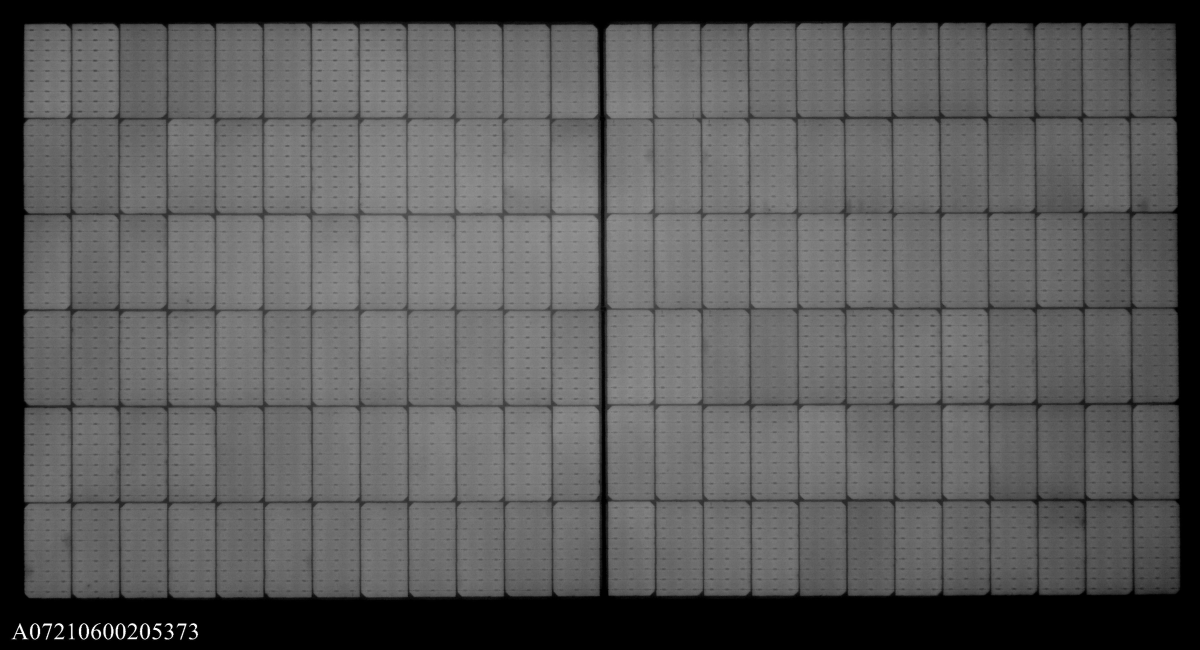
#> input picture 154.jpg, 4800 x 2600 px (shown at 1/4 size)
$ python steger_line.py
#> lines starting #> are read from the running program, lines starting #| are printed output that depends on the picture
# Steger algorithm for edge/line extraction
# Author : Munch Quentin, 2020

"""
This program is free software: you can redistribute it and/or modify
it under the terms of the GNU General Public License as published by
the Free Software Foundation, either version 3 of the License, or
(at your option) any later version.
This program is distributed in the hope that it will be useful,
but WITHOUT ANY WARRANTY; without even the implied warranty of
MERCHANTABILITY or FITNESS FOR A PARTICULAR PURPOSE.  See the
GNU General Public License for more details.
You should have received a copy of the GNU General Public License
along with this program.  If not, see <https://www.gnu.org/licenses/>.
"""

# General and computer vision lib
import numpy as np
import cv2
from matplotlib import pyplot as plt
from matplotlib import pyplot


def computeDerivative(img, sigmaX, sigmaY):
    # blurr the image
    img = cv2.GaussianBlur(img, ksize=(0,0), sigmaX=sigmaX, sigmaY=sigmaY)
    # create filter for derivative calulation
    dxFilter = np.array([[1],[0],[-1]])
    dyFilter = np.array([[1,0,-1]])
    dxxFilter = np.array([[1],[-2],[1]])
    dyyFilter = np.array([[1,-2,1]])
    dxyFilter = np.array([[1,-1],[-1,1]])
    # compute derivative
    dx = cv2.filter2D(img,-1, dxFilter)
    dy = cv2.filter2D(img,-1, dyFilter)
    dxx = cv2.filter2D(img,-1, dxxFilter)
    dyy = cv2.filter2D(img,-1, dyyFilter)
    dxy = cv2.filter2D(img,-1, dxyFilter)
    return dx, dy, dxx, dyy, dxy

def computeMagnitude(dxx, dyy):
    # convert to float
    dxx = dxx.astype(float)
    dyy = dyy.astype(float)
    # calculate magnitude and angle
    mag = cv2.magnitude(dxx, dyy)
    phase = mag*180./np.pi
    return mag, phase


def computeHessian(dx, dy, dxx, dyy, dxy):
    # create empty list
    point=[]
    direction=[]
    value=[]
    # for the all image
    for x in range(0, img.shape[1]): # column
        for y in range(0, img.shape[0]): # line
            # if superior to certain threshold
            if dxy[y,x] > 0:
                # compute local hessian
                hessian = np.zeros((2,2))
                hessian[0,0] = dxx[y,x]
                hessian[0,1] = dxy[y,x]
                hessian[1,0] = dxy[y,x]
                hessian[1,1] = dyy[y,x]
                # compute eigen vector and eigne value
                ret, eigenVal, eigenVect = cv2.eigen(hessian)
                if np.abs(eigenVal[0,0]) >= np.abs(eigenVal[1,0]):
                    nx = eigenVect[0,0]
                    ny = eigenVect[0,1]
                else:
                    nx = eigenVect[1,0]
                    ny = eigenVect[1,1]
                # calculate denominator for the taylor polynomial expension
                denom = dxx[y,x]*nx*nx + dyy[y,x]*ny*ny + 2*dxy[y,x]*nx*ny
                # verify non zero denom
                if denom != 0:
                    T = -(dx[y,x]*nx + dy[y,x]*ny)/denom
                    # update point
                    if np.abs(T*nx) <= 0.5 and np.abs(T*ny) <= 0.5:
                        point.append((x,y))
                        direction.append((nx,ny))
                        value.append(np.abs(dxy[y,x]+dxy[y,x]))
    return point, direction, value

# resize, grayscale and blurr
img = cv2.imread('./154.jpg', 0)
#> img is the input picture: shape (2600, 4800); min 0, max 255, mean 90

img = cv2.cvtColor(img, cv2.COLOR_BGR2RGB)
img = cv2.resize(img, (640,480))
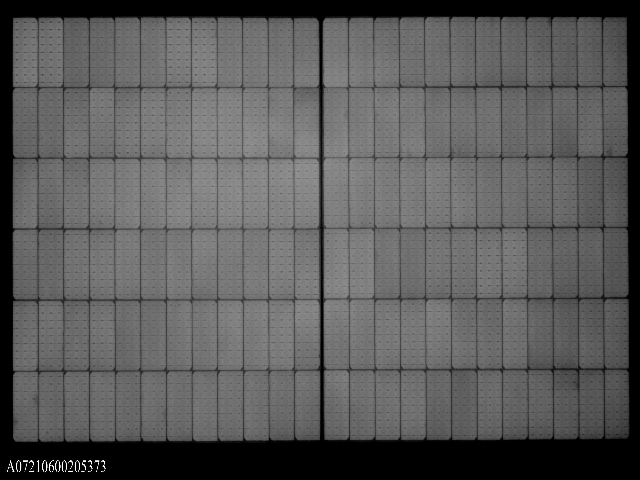
#> img: shape (480, 640, 3); min 0, max 255, mean 89.9
gray_img = cv2.cvtColor(img, cv2.COLOR_BGR2GRAY)
# compute derivative
dx, dy, dxx, dyy, dxy = computeDerivative(gray_img, 1.1, 1.1)
#> in computeDerivative, `dx = cv2.filter2D(img,-1, dxFilter)`:
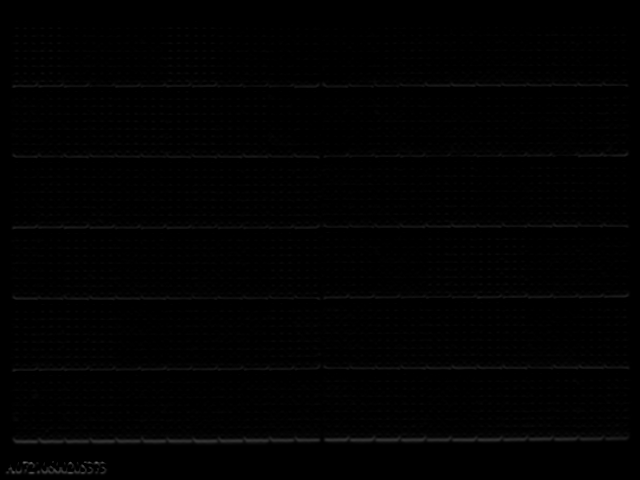
#> dx: shape (480, 640); min 0, max 101, mean 1.5
normal, phase = computeMagnitude(dxx, dyy)
#> in computeMagnitude, `dxx = dxx.astype(float)`:
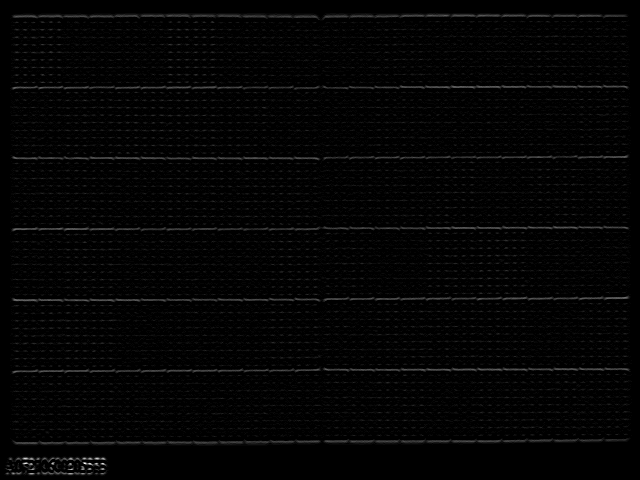
#> dxx: shape (480, 640) float64; min 0, max 41, mean 0.7; drawn with min black and max white
#> in computeMagnitude, `dyy = dyy.astype(float)`:
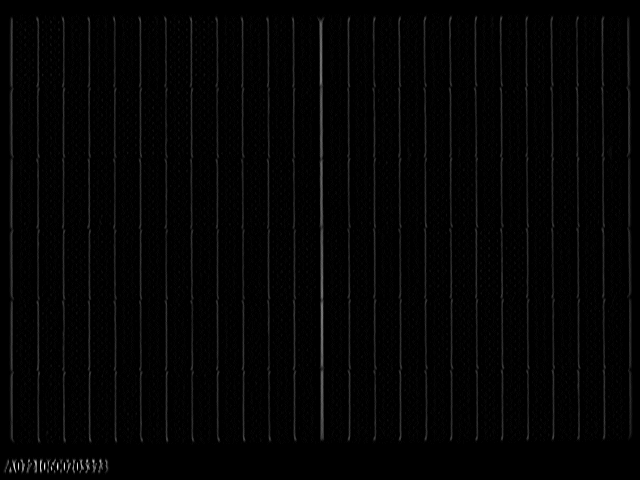
#> dyy: shape (480, 640) float64; min 0, max 63, mean 1; drawn with min black and max white
#> in computeMagnitude, `mag = cv2.magnitude(dxx, dyy)`:
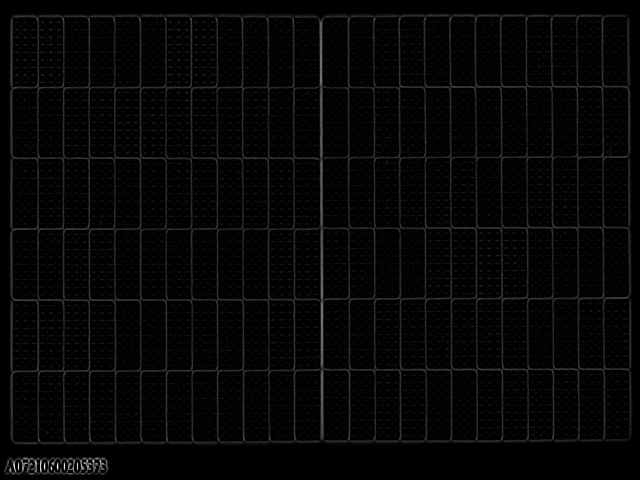
#> mag: shape (480, 640) float64; min 0, max 63.2, mean 1.6; drawn with min black and max white
pt, dir, val = computeHessian(dx, dy, dxx, dyy, dxy)
#> after the loop in computeHessian, `for x in range(0, img.shape[1]):`: direction = 44599 items
#> pt = 44599 items; dir = 44599 items; val = 44599 items

# take the first n max value
nMax = 10000
idx = np.argsort(val)
idx = idx[::-1][:nMax]
#> idx = 10000 values, max 44579 at index 6242, min 6 at index 776, mean 19596.8
# plot resulting point
for i in range(0, len(idx)):
    img = cv2.circle(img, (pt[idx[i]][0], pt[idx[i]][1]), 1, (255, 0, 0), 1)
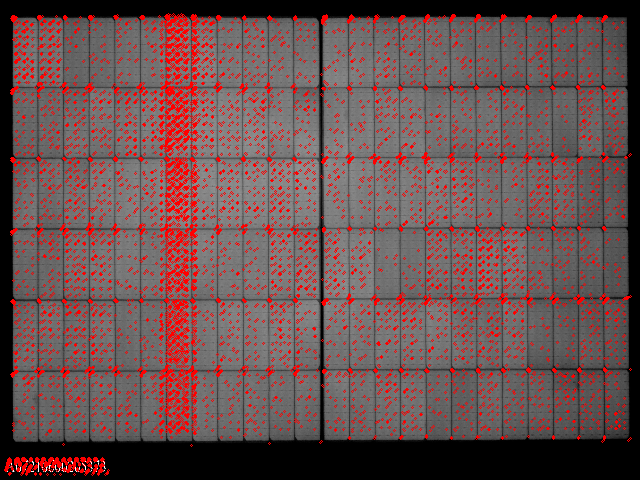
#> img: shape (480, 640, 3); mean R, G, B 105.5, 79.2, 79.2
# [17 lines of commented-out code are left out]

$ run again, with 270.jpg copied over 154.jpg
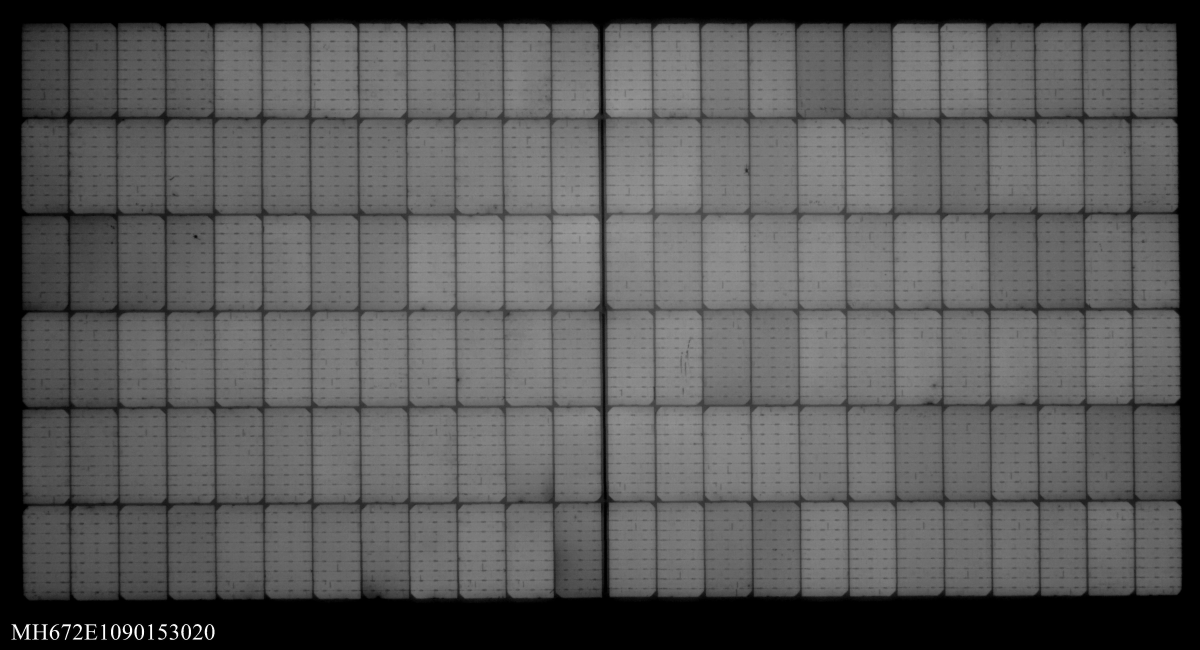
#> input picture 270.jpg, 4800 x 2600 px (shown at 1/4 size)
#> img is the input picture: shape (2600, 4800); min 0, max 255, mean 88.5
#> in computeMagnitude, `dyy = dyy.astype(float)`:
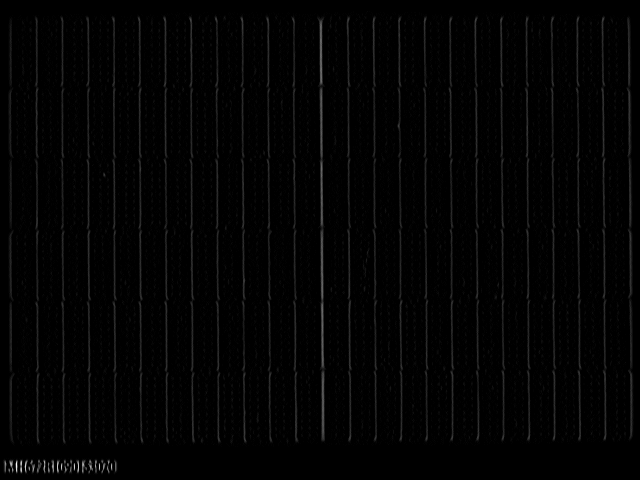
#> dyy: shape (480, 640) float64; min 0, max 69, mean 1; drawn with min black and max white
#> after the loop in computeHessian, `for x in range(0, img.shape[1]):`: direction = 38218 items
#> idx = 10000 values, max 38217 at index 6883, min 2 at index 1749, mean 16694.4
#> after the loop `for i in range(0, len(idx)):`:
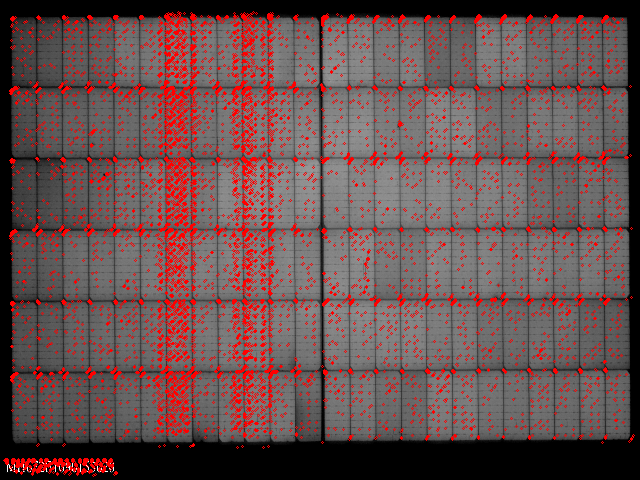
#> img: shape (480, 640, 3); mean R, G, B 104.2, 78.7, 78.7
